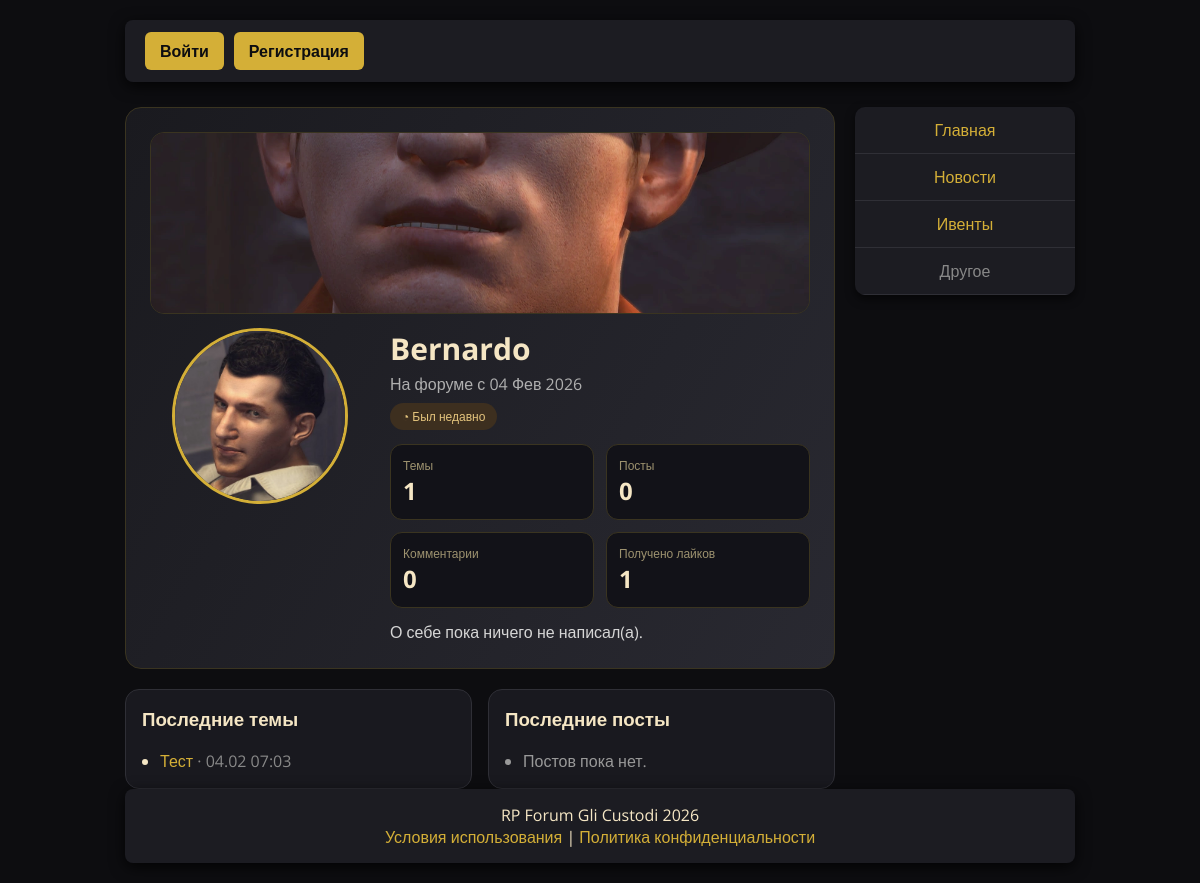
Before: /users/Bernardo/ with the older database file.
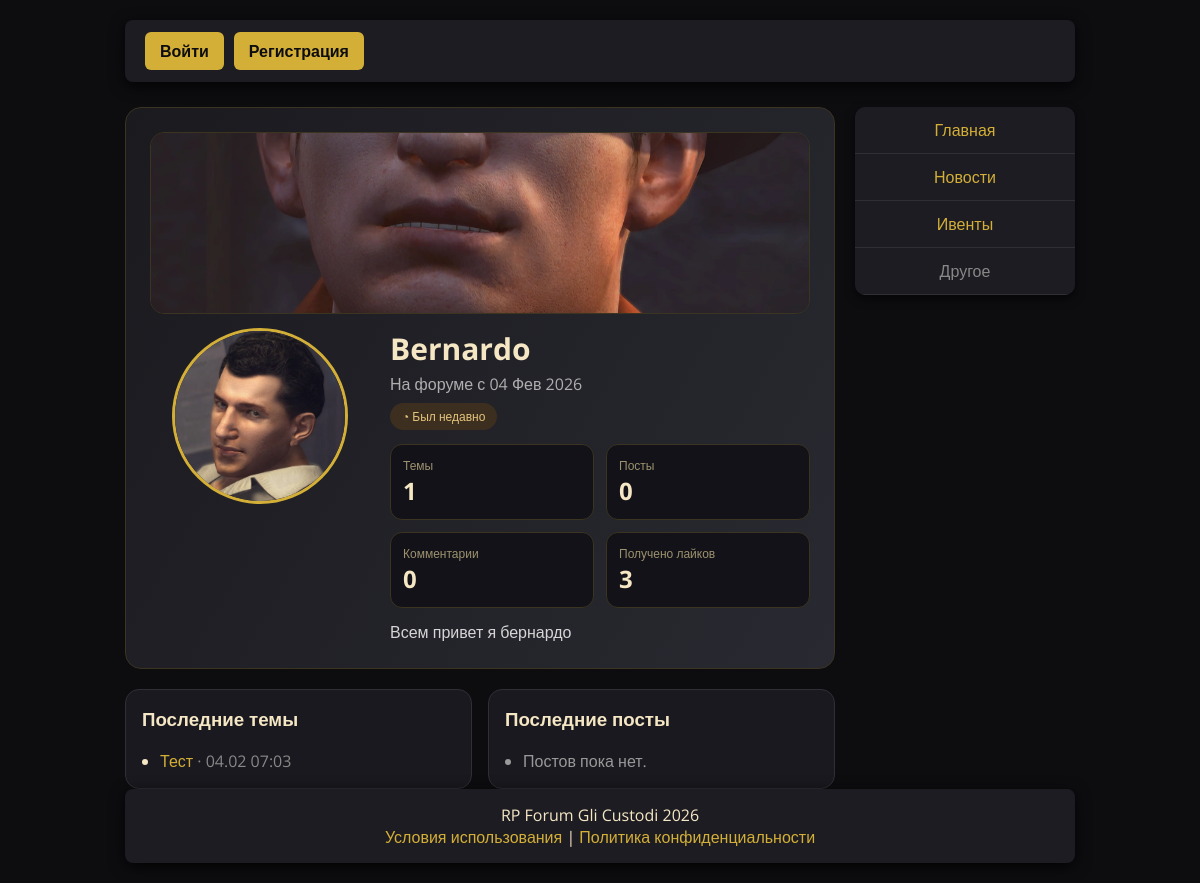
After: the same page with the newer database file.
### main/models.py (models this page shows, shortened)
class CustomUser(AbstractUser):
    is_forum_admin = models.BooleanField(default=False)
    groups = models.ManyToManyField(
        Group,
        related_name='customuser_set',
        blank=True,
        help_text='The groups this user belongs to.',
        verbose_name='groups',
    )
    user_permissions = models.ManyToManyField(
        Permission,
        related_name='customuser_permissions_set',
        blank=True,
        help_text='Specific permissions for this user.',
        verbose_name='user permissions',
    )

class Profile(models.Model):
    user = models.OneToOneField(CustomUser, on_delete=models.CASCADE)
    avatar = models.ImageField(upload_to='avatars/', blank=True, null=True)
    cover_image = models.ImageField(upload_to='profiles/covers/', blank=True, null=True)
    bio = models.TextField(blank=True)
    default_avatar = models.CharField(
        max_length=64,
        blank=True,
        default="",
        help_text="Static path like images/avatar1.png"
    )

class Topic(models.Model):
    author = models.ForeignKey(
        settings.AUTH_USER_MODEL,
        on_delete=models.CASCADE,
        related_name="topics"
    )
    category = models.ForeignKey(
        Category,
        on_delete=models.PROTECT,
        related_name="topics"
    )
    title = models.CharField(max_length=255)
    description = models.TextField(blank=True)
    image = models.ImageField(upload_to="topics/", blank=True, null=True)
    created_at = models.DateTimeField(auto_now_add=True)
    likes = models.ManyToManyField(
        settings.AUTH_USER_MODEL,
        blank=True,
        related_name="liked_topics"
    )
    class Meta:
        ordering = ["-created_at"]

### main/views.py (the view)
# urls.py: path("users/<str:username>/", views.public_profile_view, name="public-profile"),
def public_profile_view(request, username):
    user_obj = get_object_or_404(User, username=username)
    return render(
        request,
        "main/profile.html",
        _build_profile_context(user_obj, request.user.is_authenticated and request.user == user_obj),
    )

### main/context_processors.py (called while the page is built, shortened)
def notifications_count(request):
    data = {"unread_notifications_count": 0, "unread_messages_count": 0}
    if not request.user.is_authenticated:
        return data

### main/templates/main/profile.html (shortened to what this page needs)
{% extends 'main/base.html' %}
{% load static %}
{% block content %}
<div class="profile-hero">
  <div class="cover-wrap">
    {% if user_obj.profile.cover_image %}<img src="{{ user_obj.profile.cover_image.url }}" alt="cover">{% else %}<img src="{% static 'images/avatar4.png' %}" alt="cover">{% endif %}
  </div>
  <div class="profile-main">
    <div class="profile-avatar-wrap">
      {% if user_obj.profile.avatar %}
        <img src="{{ user_obj.profile.avatar.url }}" class="profile-avatar-lg" alt="">
      {% else %}
        <img src="{% static user_obj.profile.default_avatar %}" class="profile-avatar-lg" alt="">
      {% endif %}
    </div>
    <div style="flex:1; min-width:280px;">
      <h2 class="profile-name">{{ user_obj.username }}</h2>
      <p style="margin:4px 0 0; color:#afafaf;">На форуме с {{ user_obj.date_joined|date:"d M Y" }}</p>
      {% if is_online %}
        <span class="status-pill status-online">● В сети</span>
      {% else %}
        <span class="status-pill status-offline">◔ Был недавно</span>
      {% endif %}
      <div class="profile-stats-grid">
        <div class="stat-item"><div class="stat-label">Темы</div><div class="stat-value">{{ stats.topics_count }}</div></div>
        <div class="stat-item"><div class="stat-label">Посты</div><div class="stat-value">{{ stats.posts_count }}</div></div>
        <div class="stat-item"><div class="stat-label">Комментарии</div><div class="stat-value">{{ stats.comments_count }}</div></div>
        <div class="stat-item"><div class="stat-label">Получено лайков</div><div class="stat-value">{{ stats.received_topic_likes|add:stats.received_post_likes }}</div></div>
      </div>
      <div style="margin-top:12px; color:#d6d6d6; line-height:1.5;">{{ user_obj.profile.bio|default:"О себе пока ничего не написал(а)." }}</div>
    </div>
  </div>
</div>
<div class="profile-panels">
  <div class="profile-list-card">
    <h3>Последние темы</h3>
    <ul class="profile-list">
      {% for topic in recent_topics %}
        <li><a href="{% url 'topic-detail' topic.id %}">{{ topic.title }}</a> <span style="color:#888;">· {{ topic.created_at|date:"d.m H:i" }}</span></li>
      {% empty %}
        <li style="color:#999;">Тем пока нет.</li>
      {% endfor %}
    </ul>
  </div>
  <div class="profile-list-card">
    <h3>Последние посты</h3>
    <ul class="profile-list">
      {% for post in recent_posts %}
        <li><a href="{% url 'topic-detail' post.topic.id %}">{{ post.topic.title }}</a> <span style="color:#888;">· {{ post.created_at|date:"d.m H:i" }}</span></li>
      {% empty %}
        <li style="color:#999;">Постов пока нет.</li>
      {% endfor %}
    </ul>
  </div>
</div>
{% endblock %}

### main/templates/main/base.html (shortened to what this page needs)
{% load static %}
<!DOCTYPE html>
<html lang="ru">
<head>
<link rel="stylesheet" href="{% static 'css/style.css' %}">
</head>
<body>
<div class="container">
<header>
    <div class="header-container">
        <div class="header-left">
            {% if user.is_authenticated %}
                <a href="{% url 'profile' %}">
                    {% if user.profile.avatar %}
                        <img src="{{ user.profile.avatar.url }}" class="avatar" alt="">
                    {% else %}
                        <img src="{% static user.profile.default_avatar %}" class="avatar" alt="">
                    {% endif %}
                </a>
                <a href="{% url 'notifications' %}" class="icon-btn" title="Уведомления" id="notifications-icon">
                    🔔{% if unread_notifications_count > 0 %}<span class="notify-badge" id="notifications-badge">{{ unread_notifications_count }}</span>{% endif %}
                </a>
                <a href="{% url 'dialogs' %}" class="icon-btn" title="Личные сообщения" id="messages-icon">
                    💬{% if unread_messages_count > 0 %}<span class="notify-badge" id="messages-badge">{{ unread_messages_count }}</span>{% endif %}
                </a>
                <a href="{% url 'logout' %}" class="header-btn pulse-button">Выйти</a>
            {% else %}
                <a href="{% url 'login' %}" class="header-btn pulse-button">Войти</a>
                <a href="{% url 'register' %}" class="header-btn pulse-button">Регистрация</a>
            {% endif %}
        </div>
    </div>
</header>
<main class="content-area">
    <div class="content-main">
        {% block content %}{% endblock %}
    </div>
    {% with name=request.resolver_match.url_name %}
        {% if name != 'login' and name != 'register' and name != 'change-password' %}
        <div class="content-sidebar">
            <table class="forum-table">
                <tbody>
                    <tr><td><a href="{% url 'home' %}">Главная</a></td></tr>
                    <tr><td><a href="{% url 'news' %}">Новости</a></td></tr>
                    <tr><td><a href="{% url 'events' %}">Ивенты</a></td></tr>
                    <tr><td><span style="color:#888;">Другое</span></td></tr>
                </tbody>
            </table>
        </div>
        {% endif %}
    {% endwith %}
</main>
<footer>
    RP Forum Gli Custodi 2026
    <br>
    <a href="{% url 'terms' %}">Условия использования</a> |
    <a href="{% url 'privacy' %}">Политика конфиденциальности</a>
</footer>
</div>
</body>
</html>

### main/static/css/style.css (style rules this page uses)
.profile-stats-grid { margin-top:16px; display:grid; grid-template-columns:repeat(2,minmax(0,1fr)); gap:10px; }
.stat-item { background:#222229; border:1px solid #35353f; border-radius:10px; padding:10px; }
.stat-label { color:#aaa; font-size:12px; }
.stat-value { color:#f5e6c4; font-weight:700; font-size:20px; }

### main/templates/main/base.html (style rules this page uses)
html, body { height: 100%; margin: 0; padding: 0; }
body { display: flex; flex-direction: column; min-height: 100vh; background: #0d0d10; color: #f5e6c4; font-family: 'Open Sans', sans-serif; }
a { color: #d4af37; text-decoration: none; transition: 0.2s; }
.container { flex: 1; display: flex; flex-direction: column; width: 950px; max-width: 95%; margin: 0 auto; padding: 20px; }
header { background: #1c1c22; border-radius: 8px; padding: 12px 20px; margin-bottom: 25px; box-shadow: 0 4px 15px rgba(0,0,0,0.8); }
.header-container { display: flex; justify-content: space-between; align-items: center; flex-wrap: wrap; }
.header-left, .header-right { display: flex; align-items: center; gap: 10px; }
.header-btn { background-color: #d4af37; color: #0d0d10; padding: 8px 15px; border-radius: 6px; font-weight: 700; text-decoration: none; transition: all 0.3s ease; white-space: nowrap; }
footer { text-align: center; padding: 15px 0; background: #1c1c22; border-radius: 8px; box-shadow: 0 4px 15px rgba(0,0,0,0.8); margin-top: auto; }
.forum-table { width: 100%; border-collapse: collapse; background: #1c1c22; border-radius: 10px; overflow: hidden; box-shadow: 0 4px 10px rgba(0,0,0,0.6); }
.forum-table td { padding: 12px; border-bottom: 1px solid #2f2f36; text-align:center; }
.content-area { display: flex; gap: 20px; align-items: flex-start; }
.content-main { flex: 1; min-width: 0; }
.content-sidebar { width: 220px; flex: 0 0 220px; position: sticky; top: 20px; }

### main/templates/main/profile.html (style rules this page uses)
.profile-hero { background: linear-gradient(120deg,#1a1a1f,#292931); border:1px solid #3a3420; border-radius:16px; padding:24px; margin-bottom:20px; }
.profile-main { display:flex; gap:20px; flex-wrap:wrap; }
.profile-avatar-wrap { text-align:center; width:220px; }
.profile-avatar-lg { width:170px; height:170px; border-radius:50%; border:3px solid #d4af37; object-fit:cover; }
.profile-name { margin:0; font-size:30px; }
.status-pill { display:inline-block; margin-top:8px; padding:5px 12px; border-radius:999px; font-size:12px; }
.status-offline { background:#3d2f1f; color:#e4c47d; }
.profile-stats-grid { display:grid; grid-template-columns:repeat(2,minmax(160px,1fr)); gap:12px; margin-top:14px; }
.stat-item { background:#121218; border:1px solid #3a3420; border-radius:12px; padding:12px; }
.stat-label { color:#9d926f; font-size:12px; }
.stat-value { font-size:24px; font-weight:700; }
.profile-panels { display:grid; grid-template-columns:1fr 1fr; gap:16px; }
.profile-list-card { background:#19191f; border:1px solid #2f2f36; border-radius:14px; padding:16px; }
.profile-list-card h3 { margin-top:0; }
.profile-list { margin:0; padding-left:18px; }
.cover-wrap { height: 180px; border-radius: 14px; margin-bottom: 14px; overflow:hidden; border:1px solid #3a3420; }
.cover-wrap img { width:100%; height:100%; object-fit:cover; }

Changed rows visible on the page:
changed CustomUser "Bernardo": profile.bio "О себе пока ничего не написал(а)." → "Всем привет я бернардо"
Other visible differences:
{{ stats.received_topic_likes|add:stats.received_post_likes }}: "1" → "3"
